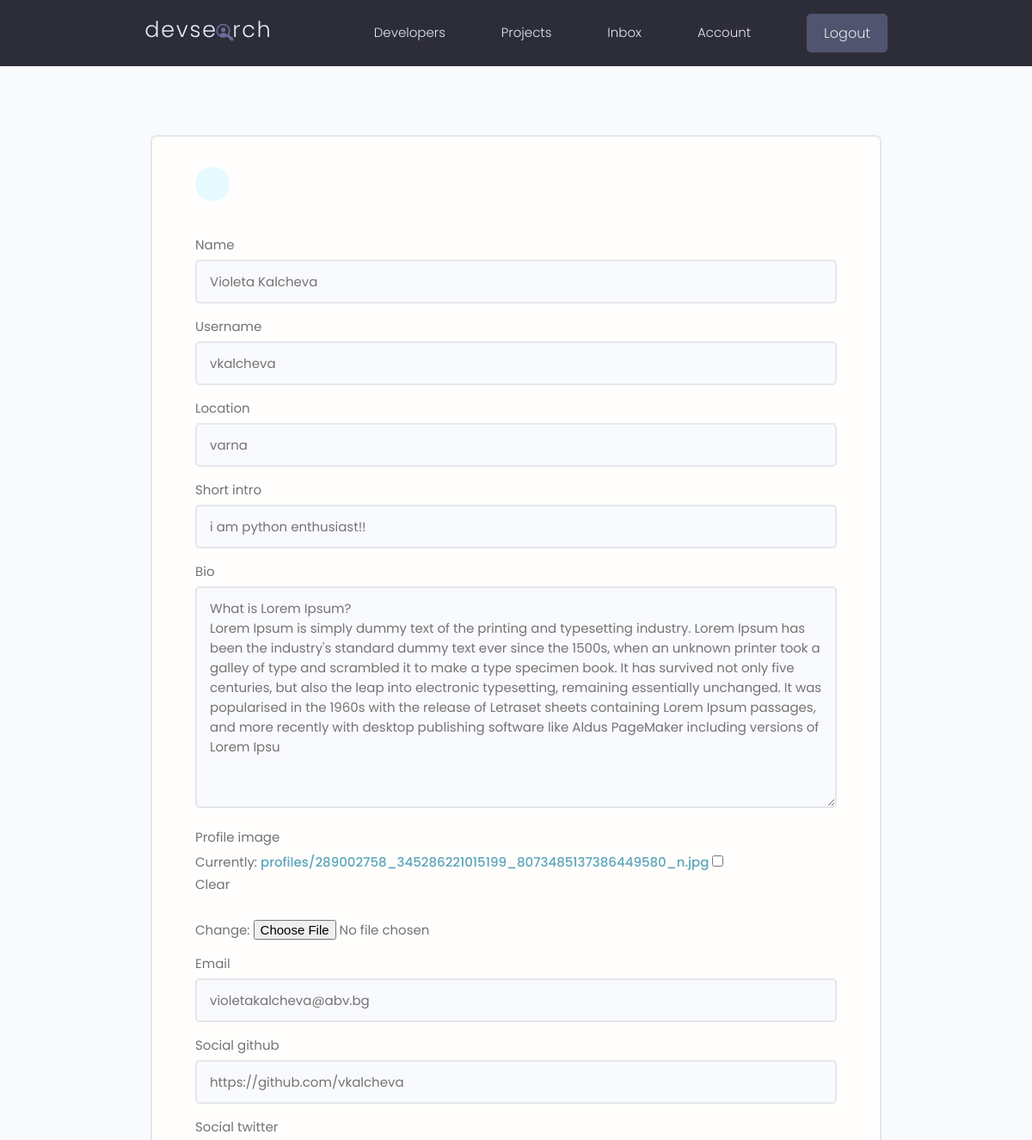
The page /edit-account/ (signed in, upper part) on the database as committed earlier.
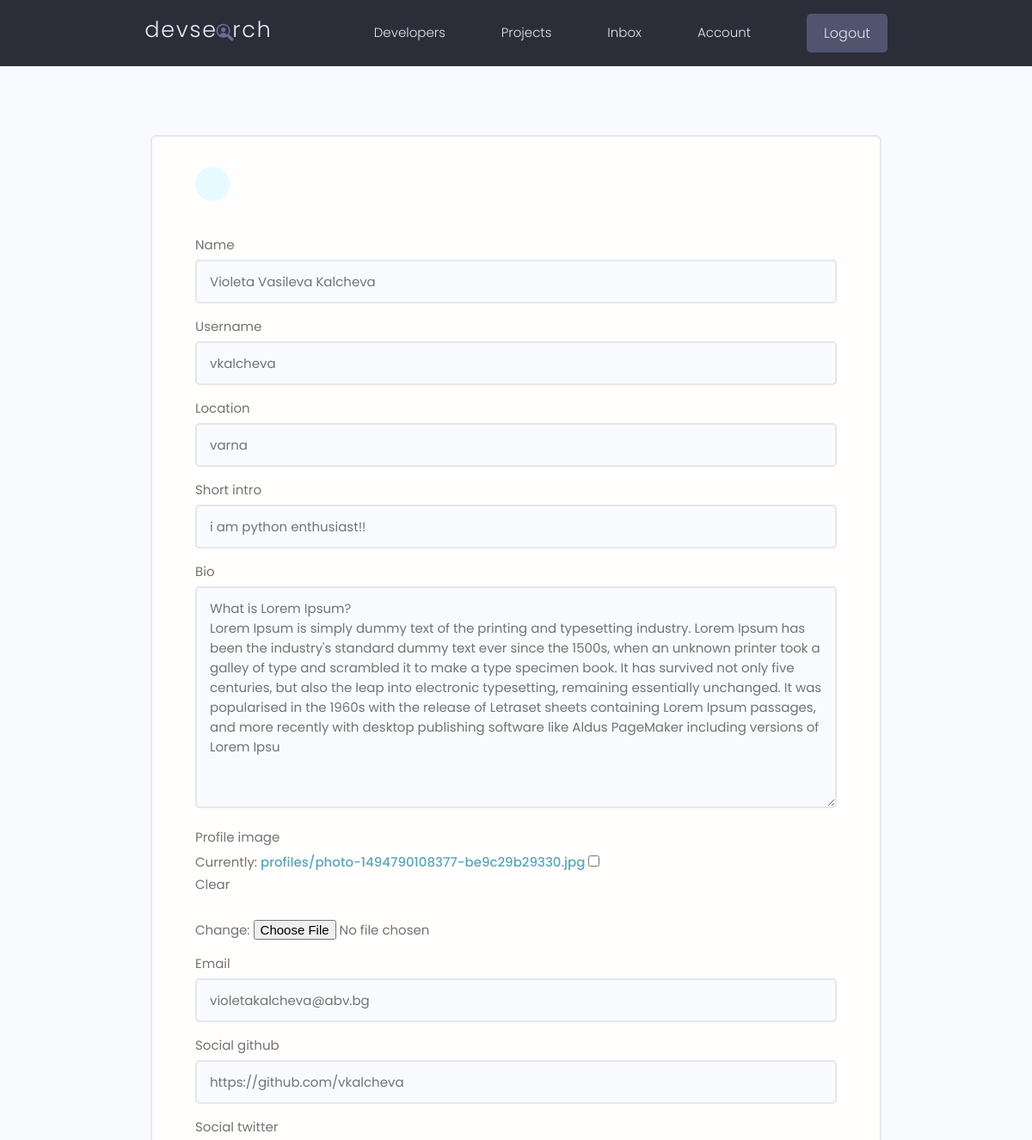
The same page on the database as committed later.
### users/models.py (models this page shows, shortened)
class Profile(models.Model):
    user = models.OneToOneField(User, on_delete=models.CASCADE)
    name = models.CharField(max_length=200,null=True, blank=True)
    username = models.CharField(max_length=200,null=True, blank=True)
    location = models.CharField(max_length=200, null=True, blank=True)
    short_intro = models.CharField(max_length=200, blank=True, null=True)
    bio = models.TextField(blank=True, null=True)
    profile_image = models.ImageField(null=True, blank=True, upload_to='profiles/', default='profiles/default.jpg')
    email = models.EmailField(max_length=500, null=True, blank=True)
    social_github = models.CharField(max_length=200, blank=True, null=True)
    social_twitter = models.CharField(max_length=200, blank=True, null=True)
    social_linkedin = models.CharField(max_length=200, blank=True, null=True)
    social_youtube = models.CharField(max_length=200, blank=True, null=True)
    social_website = models.CharField(max_length=200, blank=True, null=True)
    created = models.DateTimeField(auto_now_add=True)
    id = models.UUIDField(default=uuid.uuid4, unique=True, primary_key=True, editable=False)

### users/views.py (the view)
# urls.py: path("edit-account/", views.edit_account, name="edit-account"),
@login_required(login_url='login')
def edit_account(request):
    profile = request.user.profile
    form = ProfileForm(instance=profile)
    if request.method == 'POST':
        form = ProfileForm(request.POST, request.FILES, instance=profile)
        if form.is_valid():
            form.save()
            return redirect('account')
    context = {
        'form': form
    }
    return render(request, 'users/profile_form.html', context)

### users/forms.py
class ProfileForm(ModelForm):
    class Meta:
        model = Profile
        exclude = ['user']
    def __init__(self, *args, **kwargs):
        super(ProfileForm, self).__init__(*args, **kwargs)
        for name, field in self.fields.items():
            field.widget.attrs.update({'class': 'input'})

### users/templates/users/profile_form.html (shortened to what this page needs)
{% extends 'main.html' %}
{% block content %}
    <main class="formPage my-xl">
        <div class="content-box">
            <div class="formWrapper">
                <a class="backButton" href="{% url 'account' %}"></a>
                <br>
                <form class="form" method="POST" action="{% url 'edit-account' %}" enctype="multipart/form-data">
                    {% for field in form %}
                        <div class="form__field">
                            <label for="formInput#text">{{ field.label }}</label>
                            {{ field }}
                        </div>
                    {% endfor %}
                </form>
            </div>
        </div>
    </main>
{% endblock %}

Rows that differ between the two databases and show on the page:
changed Profile "vkalcheva": name "Violeta Kalcheva" → "Violeta Vasileva Kalcheva"
Other text that changed with them:
text no longer shown: "Currently: profiles/289002758_345286221015199_8073485137386449580_n.jpg Clear Change:"
text now shown: "Currently: profiles/photo-1494790108377-be9c29b29330.jpg Clear Change:"
